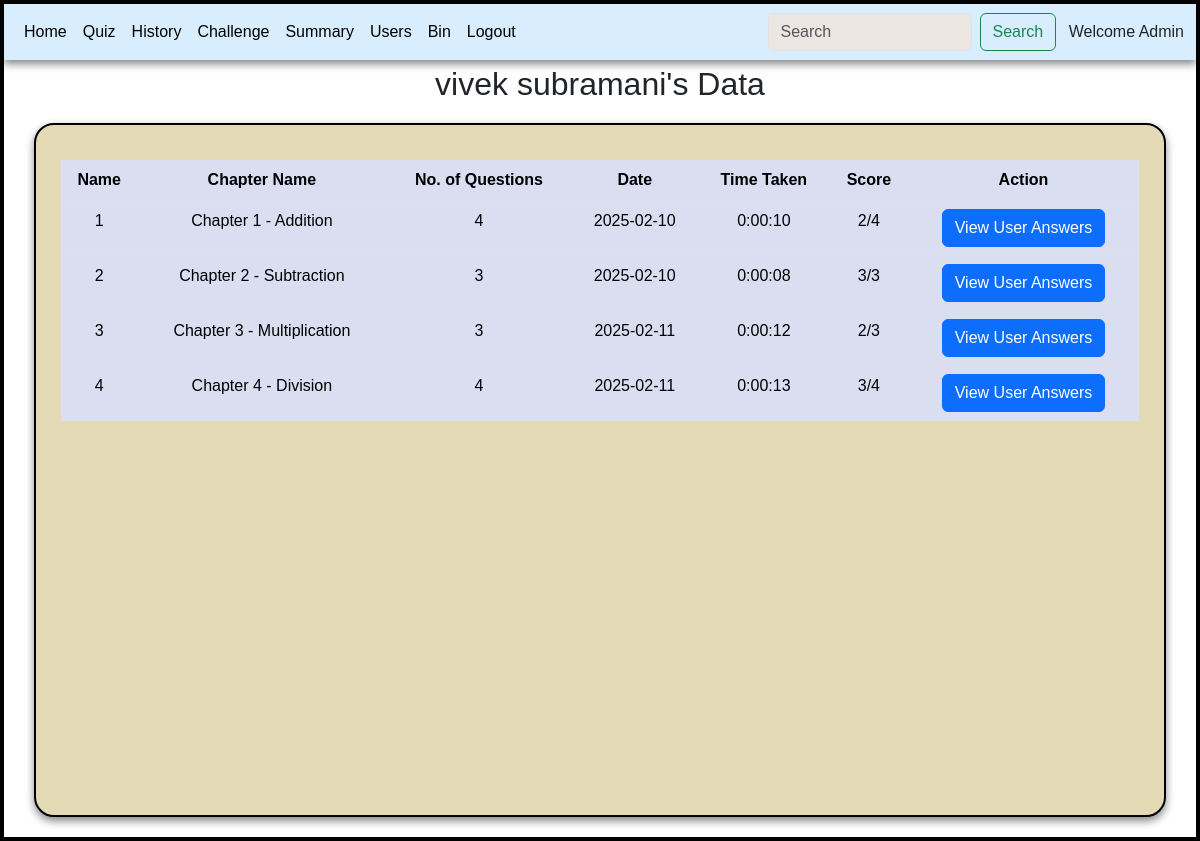
The page /inspect/2 on the database as committed earlier.
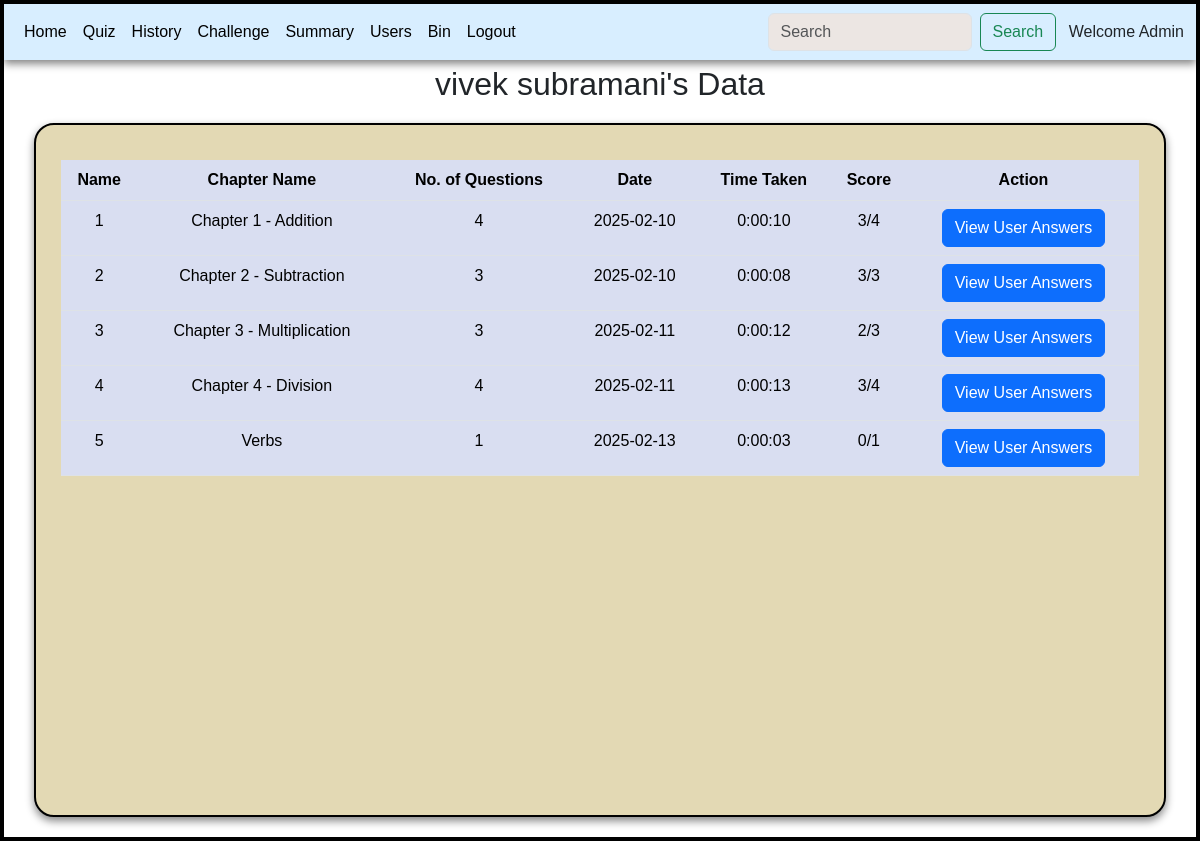
The same page on the database as committed later.
### controllers/models.py (models this page shows)
class Score(db.Model):
    id = db.Column(db.Integer, primary_key=True)
    quiz_id = db.Column(db.Integer)
    chapter_name = db.Column(db.String())
    noq = db.Column(db.Integer)
    qdate = db.Column(db.Date())
    total_score = db.Column(db.Integer)
    user_id = db.Column(db.Integer, db.ForeignKey('user.id'))
    time_taken = db.Column(db.String())
    selected_answers = db.Column(db.String())
    userdata = db.relationship('Userdata', backref='score')

### controllers/main.py (the view)
@app.route('/inspect/<int:user_id>')
def inspect(user_id):
    user = User.query.filter_by(id=user_id).first()
    score = Score.query.filter_by(user_id=user_id)
    return render_template('user_more_data.html', user=user, score=score)

### templates/user_more_data.html (shortened to what this page needs)
<!DOCTYPE html>
<html lang="en">
<head>
    <link rel="stylesheet" href="/static/style.css">
    <link href="https://cdn.jsdelivr.net/npm/bootstrap@5.3.3/dist/css/bootstrap.min.css" rel="stylesheet">
</head>
<body>
    <div id="main">
        <div id="canvas">
          <nav class="navbar navbar-expand-lg bg-body-dark" id="nav">
            <div class="container-fluid">
              <div class="collapse navbar-collapse" id="navbarSupportedContent">
                <ul class="navbar-nav me-auto mb-2 mb-lg-0">
                  <li class="nav-item">
                    <a class="nav-link active" aria-current="page" href="/admin">Home</a>
                  </li>
                  <li class="nav-item">
                    <a class="nav-link active" aria-current="page" href="/quizmantemp">Quiz</a>
                  </li>
                  <li class="nav-item">
                    <a class="nav-link active" aria-current="page" href="/history">History</a>
                  </li>
                  <li class="nav-item">
                    <a class="nav-link active" aria-current="page" href="/challengeque">Challenge</a>
                  </li>
                  <li class="nav-item">
                    <a class="nav-link active" aria-current="page" href="/adminsummary">Summary</a>
                  </li>
                  <li class="nav-item">
                    <a class="nav-link active" aria-current="page" href="/usersdata">Users</a>
                  </li>
                  <li class="nav-item">
                    <a class="nav-link active" aria-current="page" href="/bin">Bin</a>
                  </li>
                  <li class="nav-item">
                    <a class="nav-link active" aria-current="page" href="/userlogin">Logout</a>
                  </li>
                </ul>
                <form class="d-flex" role="search">
                  <input class="form-control me-2" type="search" placeholder="Search" aria-label="Search" style="background-color: #ece6e3;">
                  <button class="btn btn-outline-success" type="submit">Search</button>
                </form>
              </div>
              <span>&ensp; Welcome Admin</span>
            </div>
          </nav>
          <h2 style="text-align: center;margin-top: 5px;">{{user.fullname}}'s Data</h2>
          <div class="table-div" id="canvas">
            <table class="table table-hover" id="table-body">
              <thead>
                <tr>
                  <th scope="col">Name</th>
                  <th scope ="col">Chapter Name</th>
                  <th scope="col">No. of Questions</th>
                  <th scope="col">Date</th>
                  <th scope="col">Time Taken</th>
                  <th scope="col">Score</th>
                  <th scope="col">Action</th>
                </tr>
              </thead>
              <tbody>
                {% for s in score %}
                  <tr>
                    <td>{{s.quiz_id}}</td>
                    <td>{{s.chapter_name}}</td>
                    <td>{{s.noq}}</td>
                    <td>{{s.qdate}}</td>
                    <td>{{s.time_taken}}</td>
                    <td>{{s.total_score}}/{{s.noq}}</td>
                    <td>
                      <a href='/view_user_answers/{{ s.quiz_id }}/{{ user.fullname }}/{{s.id}}' class="btn btn-primary">View User Answers</a>
                    </td>
                  </tr>
                {% endfor %}
              </tbody>
            </table>
          </div>
        </div>
    </div>
</body>
</html>

Rows that differ between the two databases and show on the page:
changed Score "Chapter 1 - Addition": total_score "2" → "3"
added Score: quiz_id "5", chapter_name "Verbs", noq "1", qdate "2025-02-13", time_taken "0:00:03", total_score "0"
